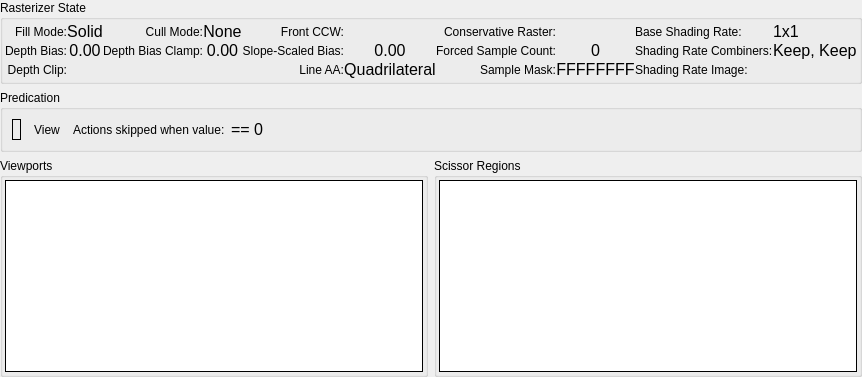
     <widget class="QWidget" name="RS">
      <attribute name="title">
       <string>Rasterizer</string>
      </attribute>
      <layout class="QGridLayout" name="gridLayout_2">
       <property name="leftMargin">
        <number>0</number>
       </property>
       <property name="topMargin">
        <number>0</number>
       </property>
       <property name="rightMargin">
        <number>0</number>
       </property>
       <property name="bottomMargin">
        <number>0</number>
       </property>
       <item row="0" column="0" colspan="2">
        <widget class="QGroupBox" name="rasterizerGroup">
         <property name="title">
          <string>Rasterizer State</string>
         </property>
         <layout class="QGridLayout" name="rasterizerGridLayout">
          <property name="leftMargin">
           <number>2</number>
          </property>
          <property name="topMargin">
           <number>2</number>
          </property>
          <property name="rightMargin">
           <number>2</number>
          </property>
          <property name="bottomMargin">
           <number>2</number>
          </property>
          <property name="spacing">
           <number>0</number>
          </property>
          <item row="0" column="0">
           <widget class="QLabel" name="fillModeLabel">
            <property name="text">
             <string>Fill Mode:</string>
            </property>
            <property name="alignment">
             <set>Qt::AlignRight|Qt::AlignTrailing|Qt::AlignVCenter</set>
            </property>
            <property name="wordWrap">
             <bool>true</bool>
            </property>
           </widget>
          </item>
          <item row="0" column="1">
           <widget class="QLabel" name="fillMode">
            <property name="font">
             <font>
              <pointsize>12</pointsize>
             </font>
            </property>
            <property name="text">
             <string>Solid</string>
            </property>
            <property name="alignment">
             <set>Qt::AlignCenter</set>
            </property>
            <property name="margin">
             <number>4</number>
            </property>
           </widget>
          </item>
          <item row="0" column="2">
           <widget class="QLabel" name="cullModeLabel">
            <property name="text">
             <string>Cull Mode:</string>
            </property>
            <property name="alignment">
             <set>Qt::AlignRight|Qt::AlignTrailing|Qt::AlignVCenter</set>
            </property>
            <property name="wordWrap">
             <bool>true</bool>
            </property>
           </widget>
          </item>
          <item row="0" column="3">
           <widget class="QLabel" name="cullMode">
            <property name="font">
             <font>
              <pointsize>12</pointsize>
             </font>
            </property>
            <property name="text">
             <string>None</string>
            </property>
            <property name="alignment">
             <set>Qt::AlignCenter</set>
            </property>
            <property name="margin">
             <number>4</number>
            </property>
           </widget>
          </item>
          <item row="0" column="4">
           <widget class="QLabel" name="frontCCWLabel">
            <property name="text">
             <string>Front CCW:</string>
            </property>
            <property name="alignment">
             <set>Qt::AlignRight|Qt::AlignTrailing|Qt::AlignVCenter</set>
            </property>
            <property name="wordWrap">
             <bool>true</bool>
            </property>
           </widget>
          </item>
          <item row="0" column="5">
           <widget class="QLabel" name="frontCCW">
            <property name="text">
             <string/>
            </property>
            <property name="pixmap">
             <pixmap resource="../../Resources/resources.qrc">:/cross.png</pixmap>
            </property>
            <property name="alignment">
             <set>Qt::AlignCenter</set>
            </property>
            <property name="margin">
             <number>4</number>
            </property>
           </widget>
          </item>
          <item row="0" column="6">
           <widget class="QLabel" name="conservativeRasterLabel">
            <property name="text">
             <string>Conservative Raster:</string>
            </property>
            <property name="alignment">
             <set>Qt::AlignRight|Qt::AlignTrailing|Qt::AlignVCenter</set>
            </property>
            <property name="wordWrap">
             <bool>true</bool>
            </property>
           </widget>
          </item>
          <item row="0" column="7">
           <widget class="QLabel" name="conservativeRaster">
            <property name="text">
             <string/>
            </property>
            <property name="pixmap">
             <pixmap resource="../../Resources/resources.qrc">:/cross.png</pixmap>
            </property>
            <property name="alignment">
             <set>Qt::AlignCenter</set>
            </property>
            <property name="margin">
             <number>4</number>
            </property>
           </widget>
          </item>
          <item row="0" column="8">
           <widget class="QLabel" name="shadingRateLabel">
            <property name="text">
             <string>Base Shading Rate:</string>
            </property>
           </widget>
          </item>
          <item row="0" column="9">
           <widget class="QLabel" name="baseShadingRate">
            <property name="font">
             <font>
              <pointsize>12</pointsize>
             </font>
            </property>
            <property name="text">
             <string>1x1</string>
            </property>
           </widget>
          </item>
          <item row="0" column="10">
           <spacer name="rastHSpacer">
            <property name="orientation">
             <enum>Qt::Horizontal</enum>
            </property>
            <property name="sizeType">
             <enum>QSizePolicy::MinimumExpanding</enum>
            </property>
            <property name="sizeHint" stdset="0">
             <size>
              <width>0</width>
              <height>0</height>
             </size>
            </property>
           </spacer>
          </item>
          <item row="1" column="0">
           <widget class="QLabel" name="depthBiasLabel">
            <property name="text">
             <string>Depth Bias:</string>
            </property>
            <property name="alignment">
             <set>Qt::AlignRight|Qt::AlignTrailing|Qt::AlignVCenter</set>
            </property>
            <property name="wordWrap">
             <bool>true</bool>
            </property>
           </widget>
          </item>
          <item row="1" column="1">
           <widget class="QLabel" name="depthBias">
            <property name="font">
             <font>
              <pointsize>12</pointsize>
             </font>
            </property>
            <property name="text">
             <string>0.00</string>
            </property>
            <property name="alignment">
             <set>Qt::AlignCenter</set>
            </property>
            <property name="margin">
             <number>4</number>
            </property>
           </widget>
          </item>
          <item row="1" column="2">
           <widget class="QLabel" name="depthBiasClampLabel">
            <property name="text">
             <string>Depth Bias Clamp:</string>
            </property>
            <property name="alignment">
             <set>Qt::AlignRight|Qt::AlignTrailing|Qt::AlignVCenter</set>
            </property>
            <property name="wordWrap">
             <bool>true</bool>
            </property>
           </widget>
          </item>
          <item row="1" column="3">
           <widget class="QLabel" name="depthBiasClamp">
            <property name="font">
             <font>
              <pointsize>12</pointsize>
             </font>
            </property>
            <property name="text">
             <string>0.00</string>
            </property>
            <property name="alignment">
             <set>Qt::AlignCenter</set>
            </property>
            <property name="margin">
             <number>4</number>
            </property>
           </widget>
          </item>
          <item row="1" column="4">
           <widget class="QLabel" name="slopeScaledBiasLabel">
            <property name="text">
             <string>Slope-Scaled Bias:</string>
            </property>
            <property name="alignment">
             <set>Qt::AlignRight|Qt::AlignTrailing|Qt::AlignVCenter</set>
            </property>
            <property name="wordWrap">
             <bool>true</bool>
            </property>
           </widget>
          </item>
          <item row="1" column="5">
           <widget class="QLabel" name="slopeScaledBias">
            <property name="font">
             <font>
              <pointsize>12</pointsize>
             </font>
            </property>
            <property name="text">
             <string>0.00</string>
            </property>
            <property name="alignment">
             <set>Qt::AlignCenter</set>
            </property>
            <property name="margin">
             <number>4</number>
            </property>
           </widget>
          </item>
          <item row="1" column="6">
           <widget class="QLabel" name="forcedSampleCountLabel">
            <property name="text">
             <string>Forced Sample Count:</string>
            </property>
            <property name="alignment">
             <set>Qt::AlignRight|Qt::AlignTrailing|Qt::AlignVCenter</set>
            </property>
            <property name="wordWrap">
             <bool>true</bool>
            </property>
           </widget>
          </item>
          <item row="1" column="7">
           <widget class="QLabel" name="forcedSampleCount">
            <property name="font">
             <font>
              <pointsize>12</pointsize>
             </font>
            </property>
            <property name="text">
             <string>0</string>
            </property>
            <property name="alignment">
             <set>Qt::AlignCenter</set>
            </property>
            <property name="margin">
             <number>4</number>
            </property>
           </widget>
          </item>
          <item row="1" column="8">
           <widget class="QLabel" name="shadingRateCombinersLabel">
            <property name="text">
             <string>Shading Rate Combiners:</string>
            </property>
           </widget>
          </item>
          <item row="1" column="9">
           <widget class="QLabel" name="shadingRateCombiners">
            <property name="font">
             <font>
              <pointsize>12</pointsize>
             </font>
            </property>
            <property name="text">
             <string>Keep, Keep</string>
            </property>
           </widget>
          </item>
          <item row="2" column="0">
           <widget class="QLabel" name="depthClipLabel">
            <property name="text">
             <string>Depth Clip:</string>
            </property>
            <property name="alignment">
             <set>Qt::AlignRight|Qt::AlignTrailing|Qt::AlignVCenter</set>
            </property>
            <property name="wordWrap">
             <bool>true</bool>
            </property>
           </widget>
          </item>
          <item row="2" column="1">
           <widget class="QLabel" name="depthClip">
            <property name="text">
             <string/>
            </property>
            <property name="pixmap">
             <pixmap resource="../../Resources/resources.qrc">:/cross.png</pixmap>
            </property>
            <property name="alignment">
             <set>Qt::AlignCenter</set>
            </property>
            <property name="margin">
             <number>4</number>
            </property>
           </widget>
          </item>
          <item row="2" column="4">
           <widget class="QLabel" name="lineAALabel">
            <property name="text">
             <string>Line AA:</string>
            </property>
            <property name="alignment">
             <set>Qt::AlignRight|Qt::AlignTrailing|Qt::AlignVCenter</set>
            </property>
            <property name="wordWrap">
             <bool>true</bool>
            </property>
           </widget>
          </item>
          <item row="2" column="5">
           <widget class="QLabel" name="lineAA">
            <property name="font">
             <font>
              <pointsize>12</pointsize>
             </font>
            </property>
            <property name="text">
             <string>Quadrilateral</string>
            </property>
            <property name="alignment">
             <set>Qt::AlignCenter</set>
            </property>
            <property name="margin">
             <number>4</number>
            </property>
           </widget>
          </item>
          <item row="2" column="6">
           <widget class="QLabel" name="sampleMaskLabel">
            <property name="text">
             <string>Sample Mask:</string>
            </property>
            <property name="alignment">
             <set>Qt::AlignRight|Qt::AlignTrailing|Qt::AlignVCenter</set>
            </property>
            <property name="wordWrap">
             <bool>true</bool>
            </property>
           </widget>
          </item>
          <item row="2" column="7">
           <widget class="QLabel" name="sampleMask">
            <property name="font">
             <font>
              <pointsize>12</pointsize>
             </font>
            </property>
            <property name="text">
             <string>FFFFFFFF</string>
            </property>
            <property name="alignment">
             <set>Qt::AlignCenter</set>
            </property>
            <property name="margin">
             <number>4</number>
            </property>
           </widget>
          </item>
          <item row="2" column="8">
           <widget class="QLabel" name="shadingRateImageLabel">
            <property name="text">
             <string>Shading Rate Image:</string>
            </property>
           </widget>
          </item>
          <item row="2" column="9">
           <widget class="RDLabel" name="shadingRateImage"/>
          </item>
          <item row="3" column="2">
           <spacer name="rastVSpacer">
            <property name="orientation">
             <enum>Qt::Vertical</enum>
            </property>
            <property name="sizeType">
             <enum>QSizePolicy::Preferred</enum>
            </property>
            <property name="sizeHint" stdset="0">
             <size>
              <width>0</width>
              <height>0</height>
             </size>
            </property>
           </spacer>
          </item>
         </layout>
        </widget>
       </item>
       <item row="1" column="0" colspan="2">
        <widget class="QGroupBox" name="predicateGroup">
         <property name="title">
          <string>Predication</string>
         </property>
         <layout class="QHBoxLayout" name="horizontalLayout_41">
          <item>
           <widget class="RDLabel" name="predicate">
            <property name="frameShape">
             <enum>QFrame::Box</enum>
            </property>
            <property name="margin">
             <number>4</number>
            </property>
           </widget>
          </item>
          <item>
           <widget class="QToolButton" name="predicateView">
            <property name="cursor">
             <cursorShape>PointingHandCursor</cursorShape>
            </property>
            <property name="toolTip">
             <string>Open Predicate Buffer</string>
            </property>
            <property name="text">
             <string>View</string>
            </property>
            <property name="icon">
             <iconset resource="../../Resources/resources.qrc">
              <normaloff>:/action.png</normaloff>:/action.png</iconset>
            </property>
            <property name="toolButtonStyle">
             <enum>Qt::ToolButtonTextBesideIcon</enum>
            </property>
            <property name="autoRaise">
             <bool>true</bool>
            </property>
           </widget>
          </item>
          <item>
           <widget class="QLabel" name="predicateSkipLabel">
            <property name="text">
             <string>Actions skipped when value:</string>
            </property>
           </widget>
          </item>
          <item>
           <widget class="QLabel" name="predicateSkipIfZero">
            <property name="font">
             <font>
              <pointsize>12</pointsize>
             </font>
            </property>
            <property name="text">
             <string>== 0</string>
            </property>
           </widget>
          </item>
          <item>
           <spacer name="horizontalSpacer_5">
            <property name="orientation">
             <enum>Qt::Horizontal</enum>
            </property>
            <property name="sizeHint" stdset="0">
             <size>
              <width>40</width>
              <height>20</height>
             </size>
            </property>
           </spacer>
          </item>
         </layout>
        </widget>
       </item>
       <item row="2" column="0">
        <widget class="QGroupBox" name="viewportsGroup">
         <property name="sizePolicy">
          <sizepolicy hsizetype="Expanding" vsizetype="Expanding">
           <horstretch>0</horstretch>
           <verstretch>0</verstretch>
          </sizepolicy>
         </property>
         <property name="title">
          <string>Viewports</string>
         </property>
         <layout class="QHBoxLayout" name="horizontalLayout_21">
          <property name="leftMargin">
           <number>2</number>
          </property>
          <property name="topMargin">
           <number>2</number>
          </property>
          <property name="rightMargin">
           <number>2</number>
          </property>
          <property name="bottomMargin">
           <number>2</number>
          </property>
          <item>
           <widget class="RDTreeWidget" name="viewports">
            <property name="frameShape">
             <enum>QFrame::Box</enum>
            </property>
            <property name="frameShadow">
             <enum>QFrame::Plain</enum>
            </property>
            <property name="editTriggers">
             <set>QAbstractItemView::NoEditTriggers</set>
            </property>
            <property name="showDropIndicator" stdset="0">
             <bool>false</bool>
            </property>
            <property name="indentation">
             <number>0</number>
            </property>
            <property name="rootIsDecorated">
             <bool>false</bool>
            </property>
            <property name="allColumnsShowFocus">
             <bool>true</bool>
            </property>
            <attribute name="headerMinimumSectionSize">
             <number>50</number>
            </attribute>
           </widget>
          </item>
         </layout>
        </widget>
       </item>
       <item row="2" column="1">
        <widget class="QGroupBox" name="scissorGroup">
         <property name="sizePolicy">
          <sizepolicy hsizetype="Expanding" vsizetype="Expanding">
           <horstretch>0</horstretch>
           <verstretch>0</verstretch>
          </sizepolicy>
         </property>
         <property name="title">
          <string>Scissor Regions</string>
         </property>
         <layout class="QHBoxLayout" name="horizontalLayout_22">
          <property name="leftMargin">
           <number>2</number>
          </property>
          <property name="topMargin">
           <number>2</number>
          </property>
          <property name="rightMargin">
           <number>2</number>
          </property>
          <property name="bottomMargin">
           <number>2</number>
          </property>
          <item>
           <widget class="RDTreeWidget" name="scissors">
            <property name="frameShape">
             <enum>QFrame::Box</enum>
            </property>
            <property name="frameShadow">
             <enum>QFrame::Plain</enum>
            </property>
            <property name="editTriggers">
             <set>QAbstractItemView::NoEditTriggers</set>
            </property>
            <property name="showDropIndicator" stdset="0">
             <bool>false</bool>
            </property>
            <property name="indentation">
             <number>0</number>
            </property>
            <property name="rootIsDecorated">
             <bool>false</bool>
            </property>
            <property name="allColumnsShowFocus">
             <bool>true</bool>
            </property>
            <attribute name="headerMinimumSectionSize">
             <number>50</number>
            </attribute>
           </widget>
          </item>
         </layout>
        </widget>
       </item>
      </layout>
     </widget>
